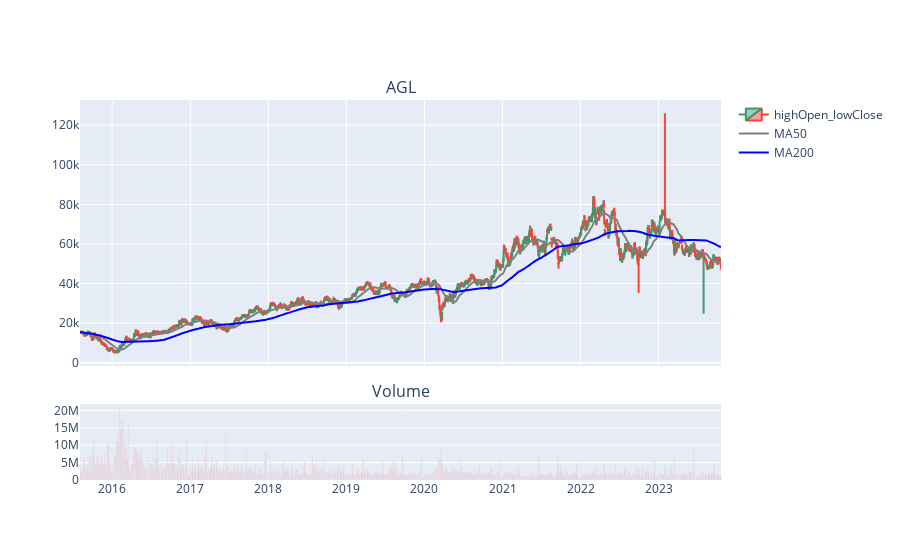

The notebook cell saved with this chart:
### Code cell
fig.update(layout_xaxis_rangeslider_visible = False)

### Figure 1 — Plotly figure (JSON) as saved in the notebook; plotly's stock layout.template omitted (floating-point values rounded to 4 significant figures; data arrays with more than 128 entries replaced by an {"elided": "..."} marker saying what was removed)
{"data": [{"close": {"elided": "2077 float values"}, "high": {"elided": "2077 float values"}, "low": {"elided": "2077 float values"}, "name": "highOpen_lowClose", "open": {"elided": "2077 float values"}, "type": "candlestick", "x": {"elided": "2077 str values"}, "xaxis": "x", "yaxis": "y"}, {"marker": {"color": "grey"}, "name": "MA50", "type": "scatter", "x": {"elided": "2077 str values"}, "xaxis": "x", "y": {"elided": "2077 float values"}, "yaxis": "y"}, {"marker": {"color": "blue"}, "name": "MA200", "type": "scatter", "x": {"elided": "2077 str values"}, "xaxis": "x", "y": {"elided": "2077 float values"}, "yaxis": "y"}, {"marker": {"color": "red"}, "showlegend": false, "type": "bar", "x": {"elided": "2077 str values"}, "xaxis": "x2", "y": {"elided": "2077 int values"}, "yaxis": "y2"}], "layout": {"annotations": [{"font": {"size": 16}, "showarrow": false, "text": "AGL", "x": 0.5, "xanchor": "center", "xref": "paper", "y": 1, "yanchor": "bottom", "yref": "paper"}, {"font": {"size": 16}, "showarrow": false, "text": "Volume", "x": 0.5, "xanchor": "center", "xref": "paper", "y": 0.2, "yanchor": "bottom", "yref": "paper"}], "autosize": true, "xaxis": {"anchor": "y", "autorange": true, "domain": [0, 1], "matches": "x2", "range": ["2015-08-03 12:00", "2023-10-20 12:00"], "rangeslider": {"visible": false, "yaxis": {}}, "showticklabels": false, "type": "date"}, "xaxis2": {"anchor": "y2", "autorange": true, "domain": [0, 1], "range": ["2015-08-03 12:00", "2023-10-20 12:00"], "type": "date"}, "yaxis": {"anchor": "x", "autorange": true, "domain": [0.3, 1], "range": [-1636.0, 132700.0], "type": "linear"}, "yaxis2": {"anchor": "x2", "autorange": true, "domain": [0, 0.2], "range": [0, 21880000.0], "type": "linear"}}}
